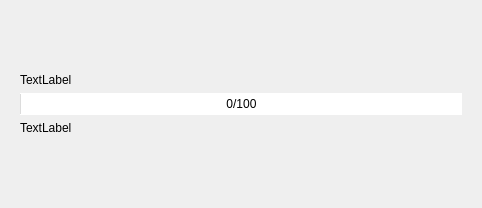
<?xml version="1.0" encoding="UTF-8"?>
<ui version="4.0">
 <class>TaskListItem</class>
 <widget class="QWidget" name="TaskListItem">
  <property name="geometry">
   <rect>
    <x>0</x>
    <y>0</y>
    <width>482</width>
    <height>208</height>
   </rect>
  </property>
  <property name="sizePolicy">
   <sizepolicy hsizetype="Maximum" vsizetype="Maximum">
    <horstretch>0</horstretch>
    <verstretch>0</verstretch>
   </sizepolicy>
  </property>
  <property name="maximumSize">
   <size>
    <width>16777215</width>
    <height>16777215</height>
   </size>
  </property>
  <property name="windowTitle">
   <string/>
  </property>
  <property name="styleSheet">
   <string notr="true">border-radius:15px</string>
  </property>
  <layout class="QGridLayout" name="gridLayout">
   <item row="0" column="0">
    <widget class="QFrame" name="frame">
     <property name="sizePolicy">
      <sizepolicy hsizetype="Expanding" vsizetype="Fixed">
       <horstretch>0</horstretch>
       <verstretch>0</verstretch>
      </sizepolicy>
     </property>
     <property name="frameShape">
      <enum>QFrame::Panel</enum>
     </property>
     <property name="frameShadow">
      <enum>QFrame::Plain</enum>
     </property>
     <layout class="QVBoxLayout" name="verticalLayout">
      <item>
       <widget class="QLabel" name="_name_label">
        <property name="sizePolicy">
         <sizepolicy hsizetype="Expanding" vsizetype="Fixed">
          <horstretch>0</horstretch>
          <verstretch>0</verstretch>
         </sizepolicy>
        </property>
        <property name="mouseTracking">
         <bool>false</bool>
        </property>
        <property name="focusPolicy">
         <enum>Qt::NoFocus</enum>
        </property>
        <property name="frameShape">
         <enum>QFrame::NoFrame</enum>
        </property>
        <property name="frameShadow">
         <enum>QFrame::Plain</enum>
        </property>
        <property name="text">
         <string>TextLabel</string>
        </property>
       </widget>
      </item>
      <item>
       <widget class="QProgressBar" name="_progressBar">
        <property name="maximum">
         <number>100</number>
        </property>
        <property name="value">
         <number>0</number>
        </property>
        <property name="alignment">
         <set>Qt::AlignCenter</set>
        </property>
        <property name="format">
         <string>%v/%m</string>
        </property>
       </widget>
      </item>
      <item>
       <widget class="QLabel" name="_info_label">
        <property name="enabled">
         <bool>true</bool>
        </property>
        <property name="sizePolicy">
         <sizepolicy hsizetype="Expanding" vsizetype="Fixed">
          <horstretch>0</horstretch>
          <verstretch>0</verstretch>
         </sizepolicy>
        </property>
        <property name="frameShape">
         <enum>QFrame::NoFrame</enum>
        </property>
        <property name="text">
         <string>TextLabel</string>
        </property>
       </widget>
      </item>
     </layout>
    </widget>
   </item>
  </layout>
 </widget>
 <resources/>
 <connections/>
</ui>
